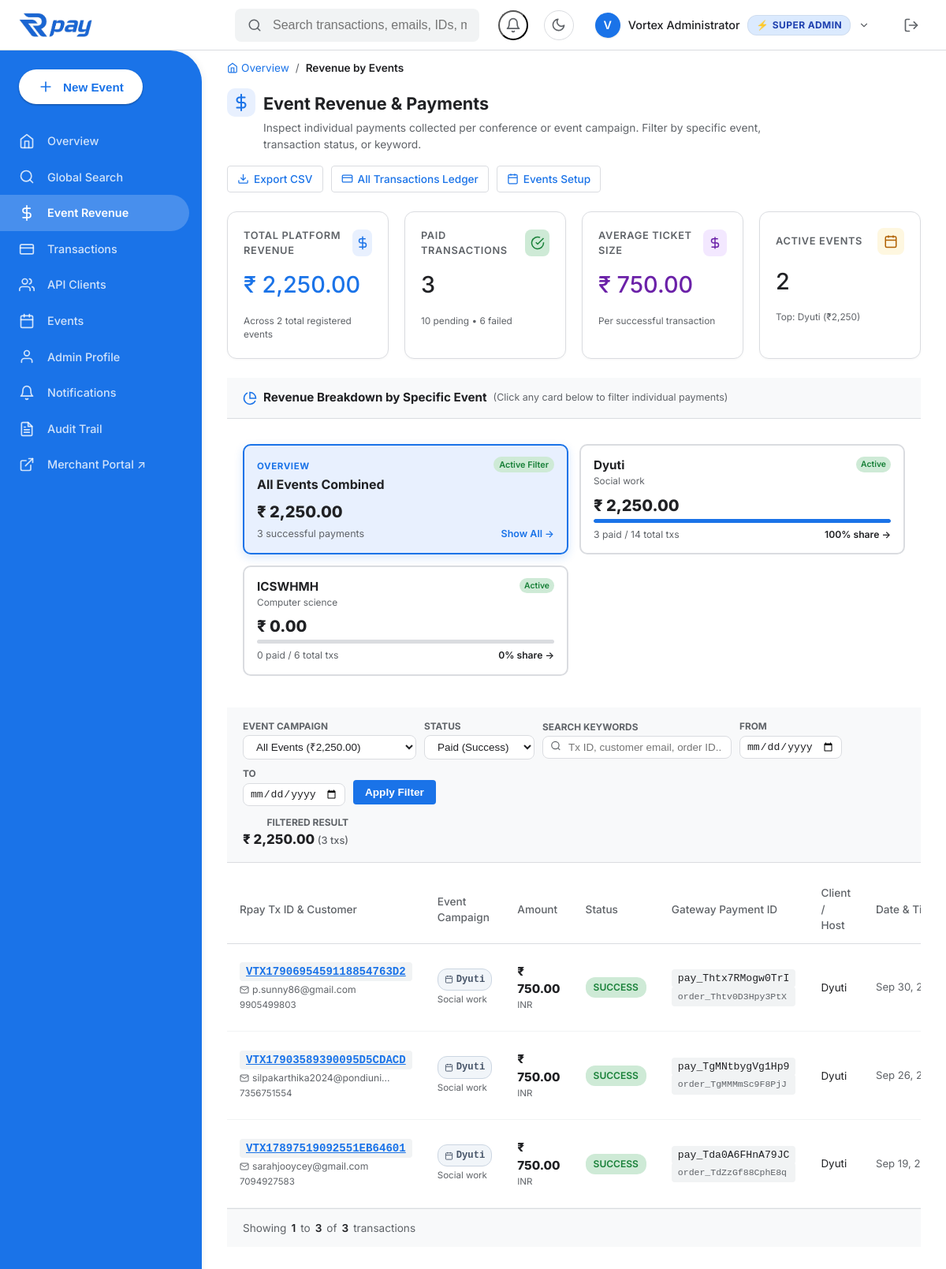
Page /vortex/admin/payments/revenue.php (signed in) on the committed database.
### tables this page shows
CREATE TABLE IF NOT EXISTS transactions (
    id INT AUTO_INCREMENT PRIMARY KEY,
    vortex_transaction_id VARCHAR(64) NOT NULL UNIQUE,
    event_id VARCHAR(50) NOT NULL,
    api_client_id INT NOT NULL,
    customer_email VARCHAR(255) NOT NULL,
    customer_mobile VARCHAR(20) NOT NULL,
    amount DECIMAL(10,2) NOT NULL,
    currency VARCHAR(10) DEFAULT 'INR',
    razorpay_order_id VARCHAR(100) DEFAULT NULL UNIQUE,
    razorpay_payment_id VARCHAR(100) DEFAULT NULL,
    razorpay_signature VARCHAR(255) DEFAULT NULL,
    status ENUM('PENDING', 'SUCCESS', 'FAILED', 'REFUNDED', 'DISPUTED') DEFAULT 'PENDING',
    is_test_mode TINYINT(1) DEFAULT 0,
    created_at TIMESTAMP DEFAULT CURRENT_TIMESTAMP,
    updated_at TIMESTAMP DEFAULT CURRENT_TIMESTAMP ON UPDATE CURRENT_TIMESTAMP,
    FOREIGN KEY (event_id) REFERENCES events(event_id) ON DELETE CASCADE,
    FOREIGN KEY (api_client_id) REFERENCES api_clients(id) ON DELETE CASCADE,
    INDEX idx_transactions_email (customer_email),
    INDEX idx_transactions_mobile (customer_mobile),
    INDEX idx_transactions_rzp_payment (razorpay_payment_id)
);

CREATE TABLE IF NOT EXISTS `api_clients` (
  `id` INT(11) NOT NULL AUTO_INCREMENT,
  `client_name` VARCHAR(150) NOT NULL,
  `email` VARCHAR(255) NULL,
  `phone` VARCHAR(30) NULL,
  `password_hash` VARCHAR(255) NULL,
  `api_key` VARCHAR(64) NOT NULL UNIQUE,
  `api_secret` VARCHAR(64) NOT NULL UNIQUE,
  `test_api_key` VARCHAR(64) UNIQUE NULL,
  `test_api_secret` VARCHAR(64) NULL,
  `is_active` TINYINT(1) DEFAULT 1,
  `notify_email_payment` TINYINT(1) DEFAULT 1,
  `notify_email_refund` TINYINT(1) DEFAULT 1,
  `notify_email_dispute` TINYINT(1) DEFAULT 1,
  `notify_sms_payment` TINYINT(1) DEFAULT 0,
  `notify_sms_refund` TINYINT(1) DEFAULT 1,
  `notify_sms_dispute` TINYINT(1) DEFAULT 1,
  `created_at` TIMESTAMP DEFAULT CURRENT_TIMESTAMP,
  PRIMARY KEY (`id`)
);

### vortex/admin/payments/revenue.php (the view, shortened to what the rows shown need)
<?php
$db = Database::getInstance()->getConnection();
$statusFilter  = trim($_GET['status'] ?? 'SUCCESS');
$whereClauses = ["1=1"];
$queryParams  = [];
if ($statusFilter !== '' && $statusFilter !== 'ALL') {
    $whereClauses[] = "t.status = :status";
    $queryParams[':status'] = $statusFilter;
}
$whereSql = implode(" AND ", $whereClauses);
try {
    $perPage = 25;
    $page = max(1, (int) ($_GET['page'] ?? $_GET['p'] ?? 1));
    $offset = ($page - 1) * $perPage;
    $txSql = "SELECT t.*, e.event_name, e.department, c.client_name,
                     (SELECT w.event_type FROM webhooks w
                      WHERE (w.order_id IS NOT NULL AND w.order_id != '' AND w.order_id = t.razorpay_order_id)
                         OR (w.payment_id IS NOT NULL AND w.payment_id != '' AND w.payment_id = t.razorpay_payment_id)
                      ORDER BY w.id DESC LIMIT 1) AS latest_event,
                     (SELECT tl.reason FROM transaction_timeline tl
                      WHERE tl.vortex_transaction_id = t.vortex_transaction_id
                      ORDER BY tl.id DESC LIMIT 1) AS latest_reason,
                     (SELECT COUNT(*) FROM transaction_timeline tl
                      WHERE tl.vortex_transaction_id = t.vortex_transaction_id) AS timeline_count
              FROM transactions t
              LEFT JOIN events e ON t.event_id = e.event_id
              LEFT JOIN api_clients c ON t.api_client_id = c.id
              WHERE {$whereSql}
              ORDER BY t.id DESC
              LIMIT " . (int)$perPage . " OFFSET " . (int)$offset;
    $txStmt = $db->prepare($txSql);
    $txStmt->execute($queryParams);
    $transactions = $txStmt->fetchAll(PDO::FETCH_ASSOC);
} catch (\Throwable $e) {
    $transactions = [];
    $filteredCount = 0;
    $totalPages = 1;
    $page = 1;
    $fromTx = 0;
    $toTx = 0;
    $error = "Failed to load revenue transactions: " . $e->getMessage();
}
require_once __DIR__ . '/../includes/header.php';
?>
<div class="section-card">
    <div class="section-body" style="padding: 0;">
        <?php if (isset($error)): ?>
            <div style="padding: 24px; color: var(--danger-text); font-weight: 600;"><?= htmlspecialchars($error) ?></div>
        <?php else: ?>
            <div class="table-responsive">
                <table class="admin-table">
                    <thead>
                        <tr>
                            <th>Rpay Tx ID &amp; Customer</th>
                            <th>Event Campaign</th>
                            <th>Amount</th>
                            <th>Status</th>
                            <th>Gateway Payment ID</th>
                            <th>Client / Host</th>
                            <th>Date &amp; Time</th>
                        </tr>
                    </thead>
                    <tbody>
                        <?php if (empty($transactions)): ?>
                            <tr>
                                <td colspan="8" style="text-align: center; padding: 48px 20px;">
                                    <div style="display: flex; flex-direction: column; align-items: center; justify-content: center; gap: 10px;">
                                        <div style="width: 48px; height: 48px; border-radius: 50%; background: var(--bg-hover); display: flex; align-items: center; justify-content: center; color: var(--text-gray);">
                                            <svg width="24" height="24" viewBox="0 0 24 24" fill="none" stroke="currentColor" stroke-width="1.8"><circle cx="12" cy="12" r="10"></circle><line x1="8" y1="12" x2="16" y2="12"></line></svg>
                                        </div>
                                        <div style="font-weight: 600; color: var(--text-dark); font-size: 1rem;">No payments match the selected criteria</div>
                                        <div style="font-size: 0.84rem; color: var(--text-gray); max-width: 380px;">
                                            Try selecting "All Events" or switching the status filter to inspect pending or failed payment attempts.
                                        </div>
                                        <a href="revenue.php" class="btn btn-secondary btn-sm" style="margin-top: 6px;">Reset Filter View</a>
                                    </div>
                                </td>
                            </tr>
                        <?php else: ?>
                            <?php foreach ($transactions as $tx): ?>
                                <tr>
                                    <td>
                                        <a href="payment_details.php?vortex_transaction_id=<?= urlencode($tx['vortex_transaction_id']) ?>" class="font-mono" style="color: var(--primary-blue); font-weight: 700; text-decoration: underline; font-size: 0.88rem;">
                                            <?= htmlspecialchars($tx['vortex_transaction_id']) ?>
                                        </a>
                                        <?php if (!empty($tx['customer_email'])): ?>
                                            <div style="font-size: 0.76rem; color: var(--text-gray); margin-top: 3px; display: flex; align-items: center; gap: 4px;" title="Customer Email">
                                                <svg width="12" height="12" viewBox="0 0 24 24" fill="none" stroke="currentColor" stroke-width="2"><path d="M4 4h16c1.1 0 2 .9 2 2v12c0 1.1-.9 2-2 2H4c-1.1 0-2-.9-2-2V6c0-1.1.9-2 2-2z"></path><polyline points="22,6 12,13 2,6"></polyline></svg>
                                                <span style="max-width: 175px; overflow: hidden; text-overflow: ellipsis; white-space: nowrap;"><?= htmlspecialchars($tx['customer_email']) ?></span>
                                            </div>
                                        <?php endif; ?>
                                        <?php if (!empty($tx['customer_mobile'])): ?>
                                            <div style="font-size: 0.72rem; color: var(--text-gray); margin-top: 2px;">
                                                <?= htmlspecialchars($tx['customer_mobile']) ?>
                                            </div>
                                        <?php endif; ?>
                                    </td>
                                    <td>
                                        <a href="revenue.php?event_id=<?= urlencode($tx['event_id']) ?>&status=<?= urlencode($statusFilter) ?>"
                                           class="badge badge-event"
                                           style="text-decoration: none; font-size: 0.76rem; padding: 4px 8px; display: inline-flex; align-items: center; gap: 4px;"
                                           title="Filter by event: <?= htmlspecialchars($tx['event_name'] ?? $tx['event_id']) ?>">
                                            <svg width="11" height="11" viewBox="0 0 24 24" fill="none" stroke="currentColor" stroke-width="2"><rect x="3" y="4" width="18" height="18" rx="2" ry="2"></rect><line x1="16" y1="2" x2="16" y2="6"></line><line x1="8" y1="2" x2="8" y2="6"></line><line x1="3" y1="10" x2="21" y2="10"></line></svg>
                                            <span><?= htmlspecialchars($tx['event_name'] ?? $tx['event_id']) ?></span>
                                        </a>
                                        <?php if (!empty($tx['department'])): ?>
                                            <div style="font-size: 0.72rem; color: var(--text-gray); margin-top: 3px;">
                                                <?= htmlspecialchars($tx['department']) ?>
                                            </div>
                                        <?php endif; ?>
                                    </td>
                                    <td>
                                        <span style="font-size: 0.95rem; font-weight: 800; color: var(--text-dark);">
                                            ₹ <?= number_format((float)$tx['amount'], 2) ?>
                                        </span>
                                        <div style="font-size: 0.72rem; color: var(--text-gray); text-transform: uppercase;">
                                            <?= htmlspecialchars($tx['currency'] ?? 'INR') ?>
                                        </div>
                                    </td>
                                    <td>
                                        <?php
                                        $bClass = 'badge-pending';
                                        $displayStatus = $tx['status'];
                                        if ($tx['status'] === 'SUCCESS') $bClass = 'badge-success';
                                        ?>
                                        <span class="badge <?= $bClass ?>"><?= htmlspecialchars($displayStatus) ?></span>
                                    </td>
                                    <td>
                                        <span class="font-mono" style="font-size: 0.82rem; color: var(--text-dark);">
                                            <?= htmlspecialchars($tx['razorpay_payment_id'] ?? '—') ?>
                                        </span>
                                        <?php if (!empty($tx['razorpay_order_id'])): ?>
                                            <div class="font-mono" style="font-size: 0.72rem; color: var(--text-gray);" title="Razorpay Order ID">
                                                <?= htmlspecialchars($tx['razorpay_order_id']) ?>
                                            </div>
                                        <?php endif; ?>
                                    </td>
                                    <td style="font-size: 0.84rem; color: var(--text-dark);">
                                        <?= htmlspecialchars($tx['client_name'] ?? 'Default Client') ?>
                                    </td>
                                    <td style="font-size: 0.82rem; color: var(--text-gray); white-space: nowrap;">
                                        <?= date('M d, Y H:i', strtotime($tx['created_at'])) ?>
                                    </td>
                                </tr>
                            <?php endforeach; ?>
                        <?php endif; ?>
                    </tbody>
                </table>
            </div>
        <?php endif; ?>
    </div>
</div>
<?php
require_once __DIR__ . '/../includes/footer.php';
?>

### rows in the picture
transactions: vortex_transaction "VTX1790695459118854763D2", customer_email "p.sunny86@gmail.com", customer_mobile "9905499803", event_name "Dyuti", department "Social work", amount "750.00", currency "INR", status "SUCCESS", razorpay_payment "pay_Thtx7RMogw0TrI", razorpay_order "order_Thtv0D3Hpy3PtX", api_client.client_name "Dyuti", created_at "Sep 30,…"
transactions: vortex_transaction "VTX17903589390095D5CDACD", customer_email "silpakarthika2024@pondiuni…", customer_mobile "7356751554", event_name "Dyuti", department "Social work", amount "750.00", currency "INR", status "SUCCESS", razorpay_payment "pay_TgMNtbygVg1Hp9", razorpay_order "order_TgMMMmSc9F8PjJ", api_client.client_name "Dyuti", created_at "Sep 26,…"
transactions: vortex_transaction "VTX17897519092551EB64601", customer_email "sarahjooycey@gmail.com", customer_mobile "7094927583", event_name "Dyuti", department "Social work", amount "750.00", currency "INR", status "SUCCESS", razorpay_payment "pay_Tda0A6FHnA79JC", razorpay_order "order_TdZzGf88CphE8q", api_client.client_name "Dyuti", created_at "Sep 19,…"

### other values in the picture
$_SESSION['vortex_admin_fullname'] "Vortex Administrator"
$icon "⚡"
$meta['short_label'] "SUPER ADMIN"
$totalGrossRevenue "2,250.00"
count($eventRevenueList) "2"
$totalSuccessCount "3"
$totalPendingCount "10"
$totalFailedCount "6"
$avgTicketSize "750.00"
$activeEventsCount "2"
$topEvent['event_name'] "Dyuti"
$topEvent['total_revenue'] "2,250"
$evt['event_name'] "Dyuti"
$evt['department'] "Social work"
$revAmt "2,250.00"
